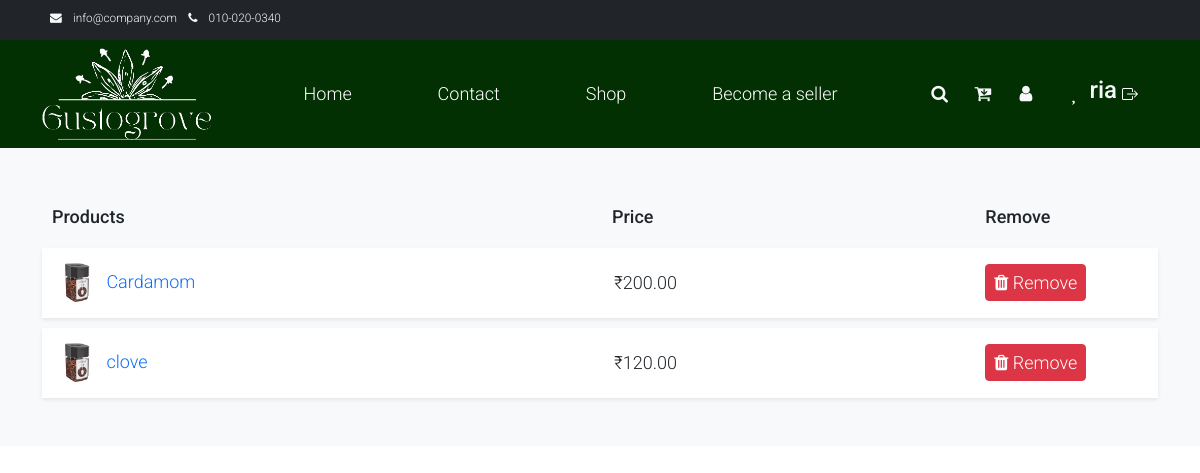
Page /wishlist/ (signed in) on the earlier database version.
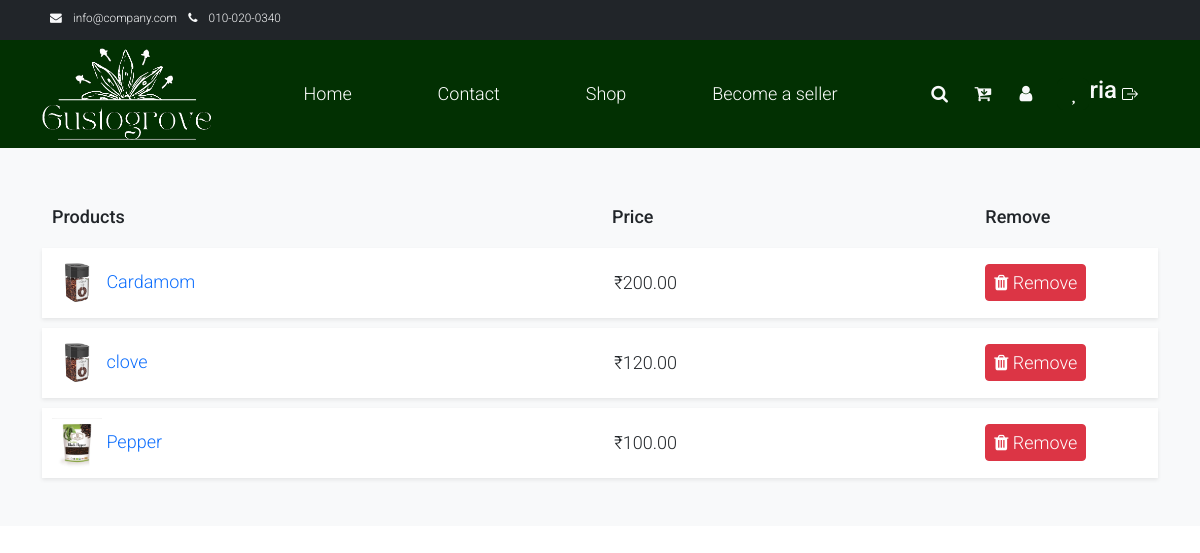
Same page on the later database version.
### storeapp/models.py (models this page shows, shortened)
class Product(models.Model):
    product_name = models.CharField(max_length=255,null=True)
    description = models.TextField()
    image = models.ImageField(upload_to='products/', null=True, blank=True)
    quantity_value = models.PositiveIntegerField(default=100,null=True)
    quantity_prefix = models.CharField(max_length=10, choices=[('gms', 'gms'), ('kg', 'kg')], default='gms')
    stock = models.PositiveIntegerField(default=1,null=True)
    price = models.DecimalField(max_digits=10, decimal_places=2,null=True)
    date_added = models.DateField(default=timezone.now)
    brand_name = models.CharField(max_length=255, default="",null=True)
    seller = models.ForeignKey(CustomUser, on_delete=models.CASCADE, null=True, blank=True)
    batch_no=models.CharField(max_length=10,default="",null=True)
    average_rating = models.FloatField(default=0.0)
    STATUS_CHOICES = [
        ('In Stock', 'In Stock'),
        ('Out of Stock', 'Out of Stock'),
    ]
    status = models.CharField(max_length=15, choices=STATUS_CHOICES, default='In Stock')

### storeapp/views.py (the view)
# urls.py: path('wishlist/', views.wishlist_view, name='wishlist'),
@login_required(login_url='loginredirect')
@never_cache
def wishlist_view(request):
    if request.user.is_authenticated:
        wishlist = Wishlist.objects.get_or_create(user=request.user)[0]
        wishlist_products = wishlist.products.all()
        return render(request, 'wishlist.html', {'wishlist_products': wishlist_products})
    else:
        return render(request, 'login_required.html')

### template/wishlist.html (shortened to what the changed rows need)
{% load static %}
<html>
<head>
<link rel="stylesheet" href="https://cdn.jsdelivr.net/npm/bootstrap@5.2.3/dist/css/bootstrap.min.css">
    <link rel="stylesheet" href="{% static 'css/bootstrap.min.css' %}">
    <link rel="stylesheet" href="{% static 'css/templatemo.css' %}">
    <link rel="stylesheet" href="{% static '/css/custom.css' %}">
    <link rel="stylesheet" href="{% static 'css/fontawesome.min.css' %}">
    <link href="https://stackpath.bootstrapcdn.com/font-awesome/4.7.0/css/font-awesome.min.css" rel="stylesheet">
    <link href="https://cdn.jsdelivr.net/npm/bootstrap@5.2.0-beta1/dist/css/bootstrap.min.css" rel="stylesheet">
</head>
<body>
    {% block content %}
        <div class="py-3 py-md-5 bg-light">
            <div class="container">
                <div class="row">
                    <div class="col-md-12">
                        <div class="shopping-cart">
                            {% for product in wishlist_products %}
                                <div class="cart-item">
                                    <div class="row">
                                        <div class="col-md-6 my-auto">
                                            <a href="">
                                                <label class="product-name">
                                                    <img src="{{ product.image.url }}" style="width: 50px; height: 50px" alt="{{ product.product_name }}">
                                                    {{ product.product_name }}
                                                </label>
                                            </a>
                                        </div>
                                        <div class="col-md-2 my-auto">
                                            <label class="price">₹{{ product.price }}</label>
                                        </div>
                                        <div class="col-md-2 col-5 my-auto">
                                            <div class="remove">
                                                <a href="{% url 'remove_from_wishlist' product_id=product.id %}" class="btn btn-danger btn-sm">
                                                    <i class="fa fa-trash"></i> Remove
                                                </a>
                                            </div>
                                        </div>
                                    </div>
                                </div>
                            {% endfor %}
                        </div>
                    </div>
                </div>
            </div>
        </div>
    {% endblock %}
</body>
   </html>

Differences in the rows shown:
now on this page (row edited): Product: image (picture), product_name "Pepper", price "100.00"
